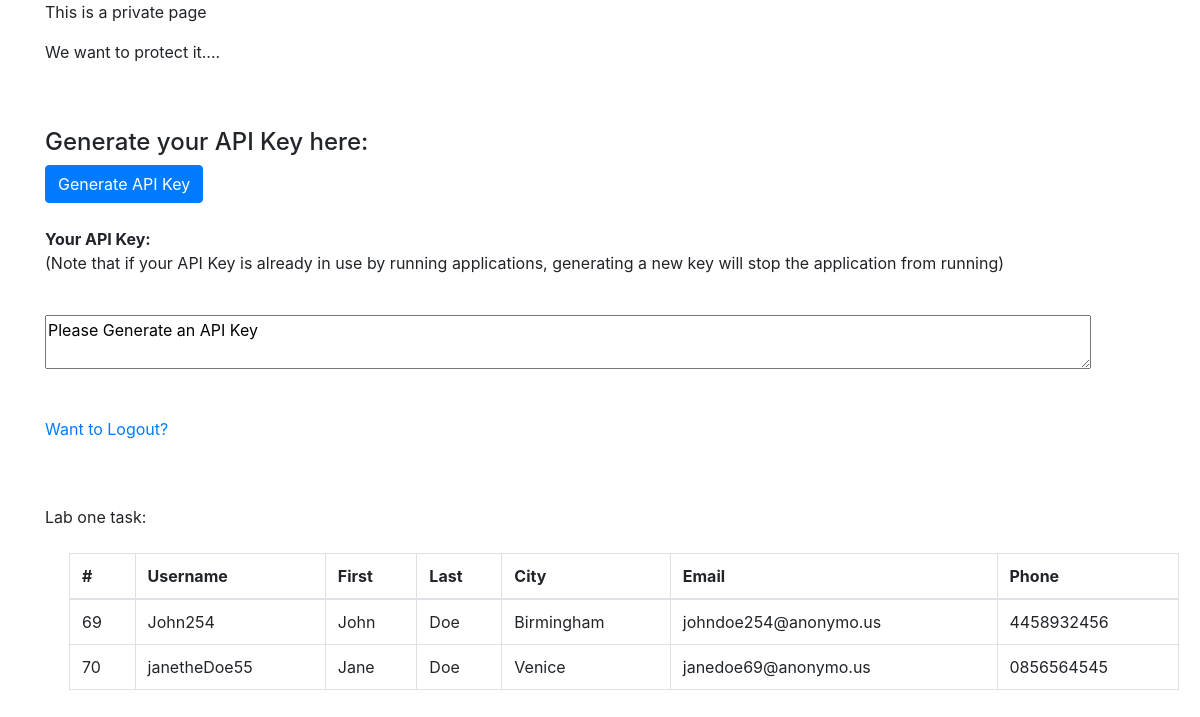
The page /private_page.php (signed in) on the database as committed earlier.
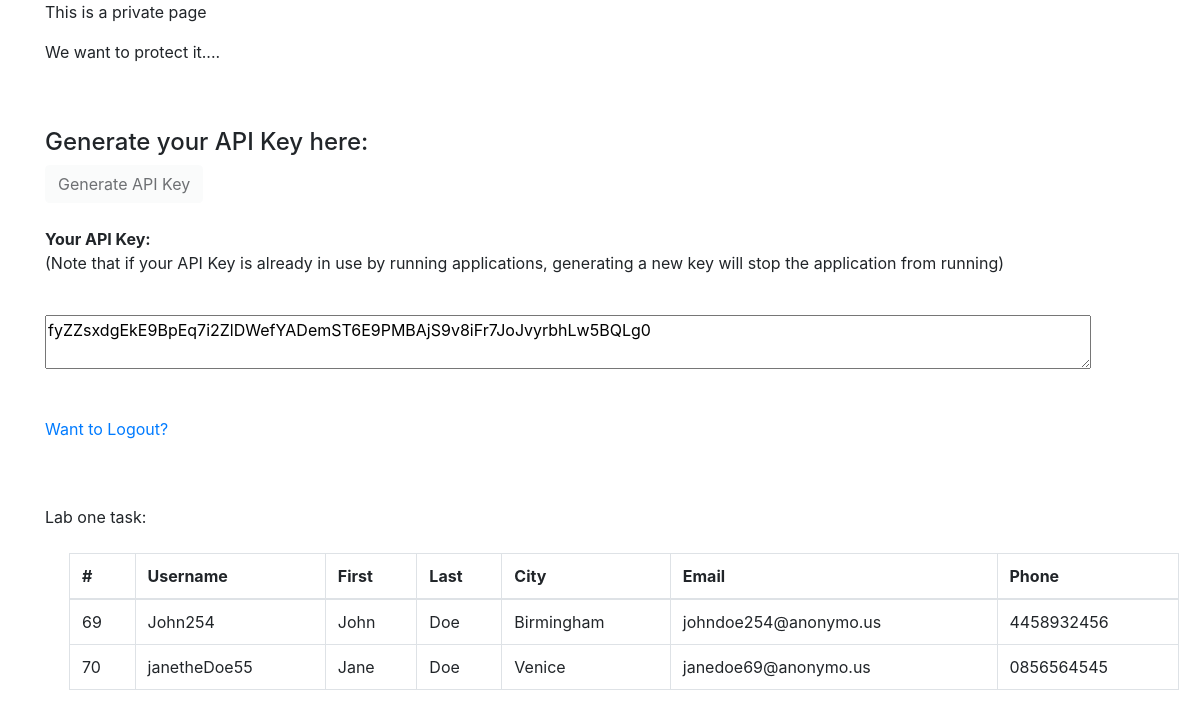
The same page on the database as committed later.
### tables this page shows
CREATE TABLE `user` (
  `id` int(11) NOT NULL,
  `first_name` varchar(32) NOT NULL,
  `last_name` varchar(32) NOT NULL,
  `user_email` varchar(100) NOT NULL,
  `user_phone` varchar(10) NOT NULL,
  `user_city` varchar(32) NOT NULL,
  `username` varchar(50) NOT NULL,
  `password` varchar(255) NOT NULL,
  `profile_picture` varchar(255) NOT NULL,
  `utc_timezone` varchar(255) NOT NULL,
  `offset` varchar(255) NOT NULL
);

CREATE TABLE `api_keys` (
  `id` int(11) NOT NULL,
  `user_id` int(11) DEFAULT NULL,
  `api_key` varchar(255) NOT NULL
);

### DBConnector.php (called while the page is built, shortened)
<?php
class DBConnector{
    function __construct(){
        $this->conn = new mysqli(DB_SERVER, DB_USER, DB_PASS, DB_NAME) or die("Connect failed: %s\n". $conn -> error);
    }
}
?>

### user.php (called while the page is built, shortened)
<?php
require_once "DBConnector.php";
Class User implements Crud, Authenticator{
    public static function readAll(){
        $sql = "SELECT * FROM `user`";
        $DBConnector = new DBConnector;
        $res = mysqli_query($DBConnector->conn, $sql);
        return $res;
    }
}
?>

### private_page.php (the view, shortened to what this page needs)
<?php
    include_once 'DBConnector.php';
    function fetchUserAPIKey(){
        $uid = $_SESSION['user_id'];
        $con = new DBConnector();
        $sql = "SELECT api_key FROM api_keys WHERE user_id = '$uid'";
        $res = mysqli_query($con->conn,$sql) or die("Error " .mysqli_error($con->conn));
        if ($res->num_rows <= 0) {
            return 'Please Generate an API Key';
        }else{
            while($row = $res->fetch_array()){
                $api_key = $row['api_key'];
            }
        }
        return $api_key;
    }
?>
<html lang="en">
<head>
  <link rel="stylesheet" href="https://stackpath.bootstrapcdn.com/bootstrap/4.3.1/css/bootstrap.min.css">
</head>
    <body>
    <div class="container">
            <p>This is a private page</p>
            <p>We want to protect it....</p><br><br>
            <div>
                <h4>Generate your API Key here:</h4>
                <?php $feedback = fetchUserApiKey();
                echo ($feedback==='Please Generate an API Key') ?
        '<button class="btn btn-primary" id="api-key-btn">Generate API Key</button>' :
        '<button class="btn btn-light" id="api-key-btn" disabled>Generate API Key</button>';?>
        <br><br>
                <strong>Your API Key:</strong><p>(Note that if your API Key is already in use by running applications, generating a new key will stop the application from running)</p><br>
                <textarea cols="100" rows="2" id="api_key" readonly><?php echo fetchUserAPIKey(); ?></textarea>
            </div>
            <br><br>
            <p><a href="logout.php">Want to Logout?</a></p><br><br>
        <p>Lab one task:</p>
        <div class="table-responsive m-4" id="readAllTable">
                <table class="table table-bordered table-hover">
                    <thead>
                        <tr>
                        <th scope="col">#</th>
                        <th scope="col">Username</th>
                        <th scope="col">First</th>
                        <th scope="col">Last</th>
                        <th scope="col">City</th>
                        <th scope="col">Email</th>
                        <th scope="col">Phone</th>
                        </tr>
                    </thead>
                    <tbody>
                    <?php
                        include_once "DBConnector.php";
                        include_once "user.php";
                        $res = user::readAll();
                        while ($row = mysqli_fetch_array($res)){
                            echo "
                                <tr>
                                    <td>".$row['id']."</td>
                                    <td>".$row['username']."</td>
                                    <td>".$row['first_name']."</td>
                                    <td>".$row['last_name']."</td>
                                    <td>".$row['user_city']."</td>
                                    <td>".$row['user_email']."</td>
                                    <td>".$row['user_phone']."</td>
                                </tr>
                                ";
                        }
                    ?>
                    </tbody>
                </table>
                </div>
        </div>
    </body>
</html>

Rows that differ between the two databases and show on the page:
added api_keys: api_key "fyZZsxdgEkE9BpEq7i2ZlDWefYADemST6E9PMBAjS9v8iFr7JoJvyrbhLw5BQLg0"
Other text that changed with them:
form field fetchUserAPIKey: "Please Generate an API Key" → (not shown)
